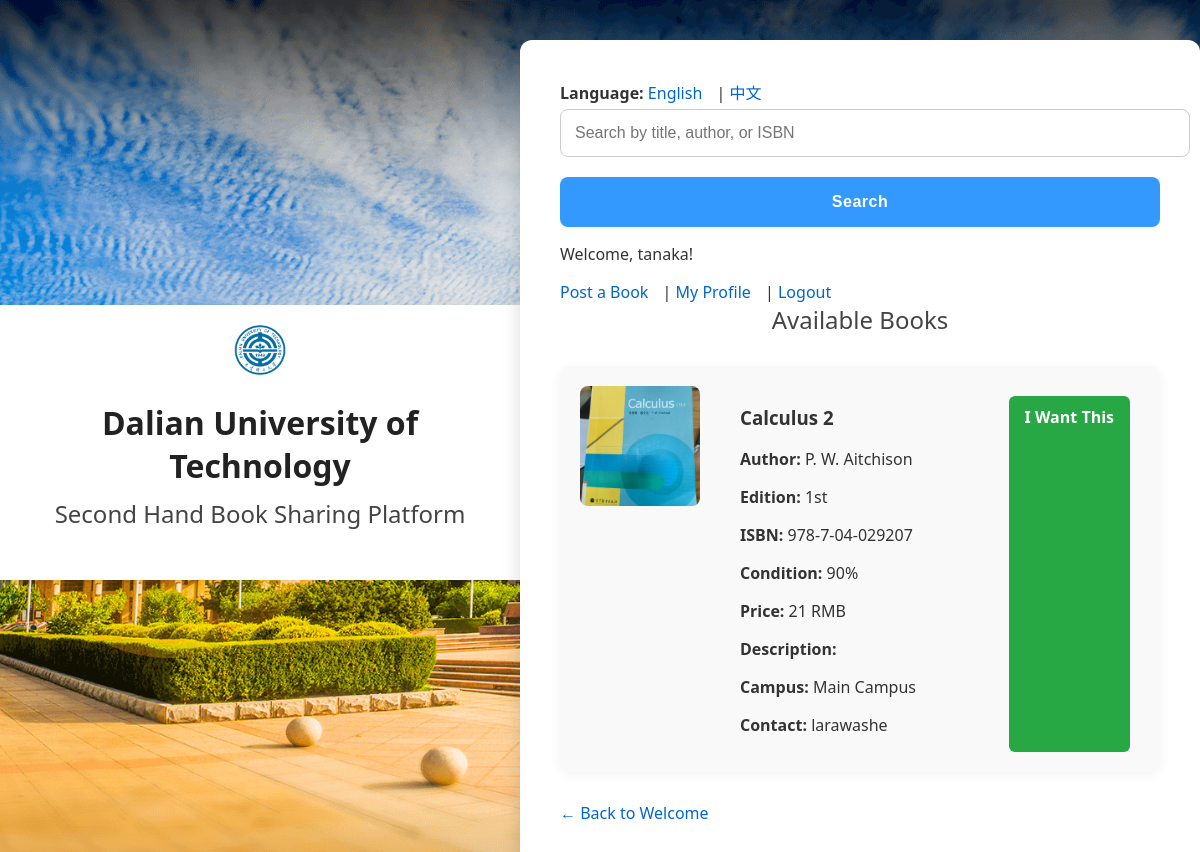
The app's page /books (signed in) with its own data.
### app.py (models this page shows)
class Book(db.Model):
    id = db.Column(db.Integer, primary_key=True)
    title = db.Column(db.String(200), nullable=False)
    author = db.Column(db.String(150))
    edition = db.Column(db.String(100))
    condition = db.Column(db.Integer)
    price = db.Column(db.String(50))
    description = db.Column(db.Text, nullable=True)
    campus = db.Column(db.String(100))
    contact = db.Column(db.String(100))
    email = db.Column(db.String(120), nullable=True)
    isbn = db.Column(db.String(13), unique=True, nullable=False)
    language = db.Column(db.String(50))
    listing_type = db.Column(db.String(10))
    sold = db.Column(db.Boolean, default=False)
    posted_by = db.Column(db.String(80), db.ForeignKey('user.username'))
    image_filename = db.Column(db.String(255))
    payment_qr = db.Column(db.String(255), nullable=True)

### app.py (the view)
@app.route('/books')
def available_books():
    if 'username' not in session:
        return redirect(url_for('welcome'))
    lang = request.args.get('lang', 'English')
    search_query = request.args.get('search')
    query = Book.query.filter(Book.sold == False)
    if search_query:
        query = query.filter(
            Book.title.contains(search_query) |
            Book.author.contains(search_query) |
            Book.isbn.contains(search_query)
        )
    books = query.all()
    return render_template('index.html', books=books, lang=lang)

### templates/index.html (shortened to what this page needs)
<!DOCTYPE html>
<html lang="en">
<head>
    <link rel="stylesheet" href="{{ url_for('static', filename='css/styles.css') }}">
</head>
<body>
<div class="header">
    <img src="{{ url_for('static', filename='images/dut-logo.png') }}" alt="Logo" style="height: 50px;">
    <h1>Dalian University of Technology</h1>
    <h2>Second Hand Book Sharing Platform</h2>
</div>
<div class="container">
    <div class="language-switch">
        <strong>Language:</strong>
        <a href="?lang=English">English</a> |
        <a href="?lang=Chinese">中文</a>
    </div>
    <form method="get" class="search-bar">
        <input type="text" name="search" placeholder="Search by title, author, or ISBN">
        <button type="submit">Search</button>
    </form>
    {% if 'username' in session %}
        <p>Welcome, {{ session.username }}!</p>
        <a href="{{ url_for('post_book') }}?lang={{ lang }}">Post a Book</a> |
        <a href="{{ url_for('profile') }}?lang={{ lang }}">My Profile</a> |
        <a href="{{ url_for('logout') }}">Logout</a>
    {% else %}
        <a href="{{ url_for('login') }}?lang={{ lang }}">Login</a> |
        <a href="{{ url_for('register') }}?lang={{ lang }}">Register</a>
    {% endif %}
    <h2>Available Books</h2>
    {% if books %}
        {% for book in books %}
            <div class="book-card">
                {% if book.image_filename %}
                    <img src="{{ url_for('static', filename='book_images/' + book.image_filename) }}" alt="Book Image" class="book-image">
                {% endif %}
                <div class="book-details">
                    <h3>{{ book.title }}</h3>
                    <p><strong>Author:</strong> {{ book.author }}</p>
                    <p><strong>Edition:</strong> {{ book.edition }}</p>
                    <p><strong>ISBN:</strong> {{ book.isbn }}</p>
                    <p><strong>Condition:</strong> {{ book.condition }}%</p>
                    <p><strong>Price:</strong> {{ book.price }} RMB</p>
                    <p><strong>Description:</strong> {{ book.description }}</p>
                    <p><strong>Campus:</strong> {{ book.campus }}</p>
                    <p><strong>Contact:</strong> {{ book.contact }}</p>
                </div>
                <a href="{{ url_for('i_want_this', book_id=book.id) }}" class="btn-want">I Want This</a>
            </div>
        {% endfor %}
    {% else %}
        <p>No books available yet.</p>
    {% endif %}
    <a href="{{ url_for('welcome') }}?lang={{ lang }}" class="back-btn">← Back to Welcome</a>
</div>
</body>
</html>

### static/css/styles.css (style rules this page uses)
body { font-family: 'Segoe UI', Tahoma, Geneva, Verdana, sans-serif; margin: 0; padding: 0; background: linear-gradient(120deg, #445, #223); color: #333; min-height: 100vh; display: flex; justify-content: center; align-items: center; }
.container { max-width: 600px; width: 90%; margin: 40px auto; padding: 40px; background-color: #fff; border-radius: 12px; box-shadow: 0 6px 20px rgba(0,0,0,0.15); }
.header { text-align: center; background-color: #fff; padding: 20px; box-shadow: 0 2px 6px rgba(0,0,0,0.1); margin-bottom: 20px; }
h1 { color: #222; text-align: center; margin-bottom: 10px; font-weight: 600; font-size: 2rem; }
h2 { color: #444; text-align: center; margin-top: 0; margin-bottom: 30px; font-weight: 400; }
input[type="text"], input[type="password"], input[type="email"], input[type="number"], textarea, select { width: 100%; padding: 14px; border: 1px solid #ccc; border-radius: 8px; font-size: 1rem; transition: border-color 0.3s ease, box-shadow 0.3s ease; margin-top: 5px; }
button { background-color: #3399ff; color: #fff; padding: 16px; border: none; border-radius: 8px; cursor: pointer; width: 100%; font-size: 1rem; font-weight: 600; letter-spacing: 0.5px; margin-top: 20px; transition: background-color 0.3s ease; }
.book-card { display: flex; gap: 20px; padding: 20px; margin-bottom: 30px; background-color: #f9f9f9; border-radius: 10px; box-shadow: 0 3px 12px rgba(0,0,0,0.05); }
.book-details { flex-grow: 1; }
a { color: #0066cc; text-decoration: none; margin-right: 10px; }
body { background-image: url('/static/images/dut-background.jpg'); background-size: cover; background-position: center; background-repeat: no-repeat; }
.btn-want { display: inline-block; background-color: #28a745; color: white; padding: 10px 16px; margin-top: 10px; text-decoration: none; border-radius: 6px; font-weight: bold; }
.book-image { width: 120px; height: 120px; object-fit: cover; border-radius: 8px; margin-right: 20px; }

### records on screen
Book: image_filename (picture), title "Calculus 2", author "P. W. Aitchison", edition "1st", isbn "978-7-04-029207", condition "90", price "21", campus "Main Campus", contact "larawashe"

### other values on screen
{{ session.username }} "tanaka"
